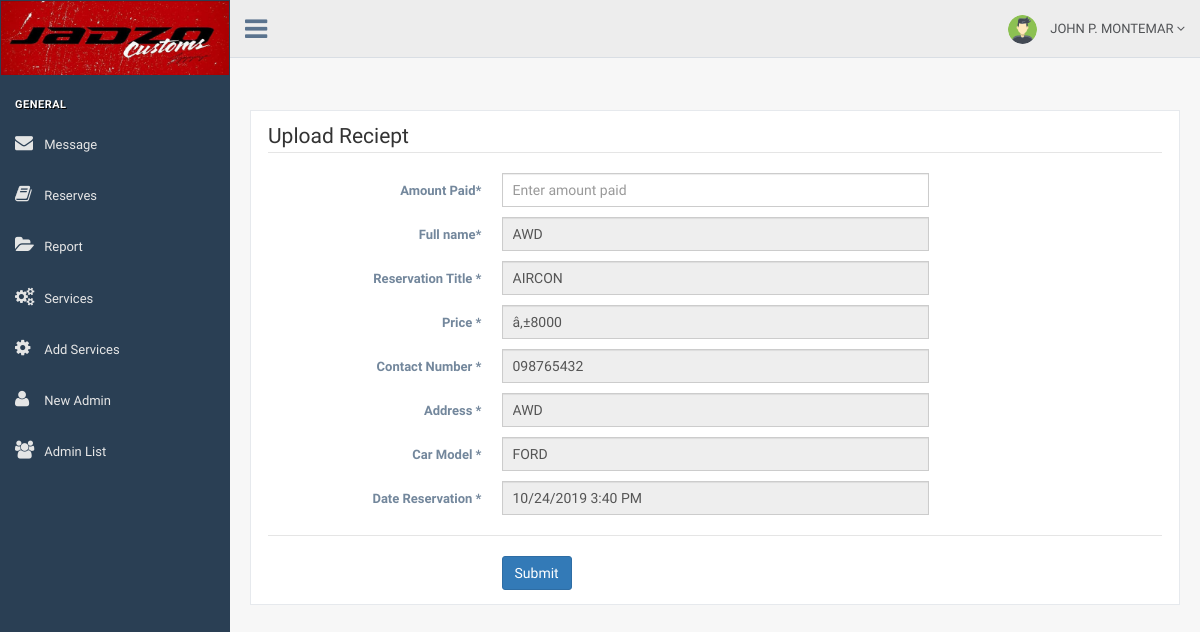
The app's page /pages/upload_reciept.php?id=22 (signed in), older data.
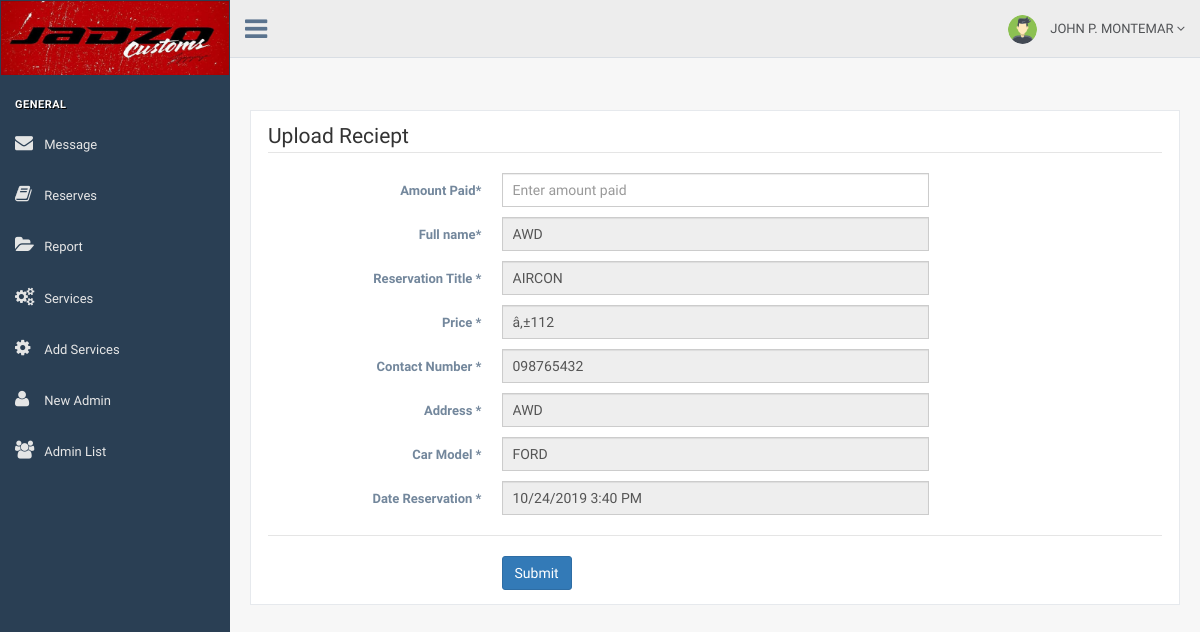
The same page, newer data.
### tables this page shows
CREATE TABLE IF NOT EXISTS `reserve` (
  `id` int(11) NOT NULL AUTO_INCREMENT,
  `full_name` varchar(32) NOT NULL,
  `contact_number` varchar(32) NOT NULL,
  `address` varchar(100) NOT NULL,
  `car_model` varchar(32) NOT NULL,
  `reservation_title` varchar(32) NOT NULL,
  `price` varchar(32) NOT NULL,
  `date_of_reservation` varchar(32) NOT NULL,
  `ref_num` varchar(32) NOT NULL,
  `checking` varchar(32) NOT NULL,
  PRIMARY KEY (`id`)
);

### pages/upload_reciept.php (the view, shortened to what the changed rows need)
<?php
include '../php/server.php';
?>
<!DOCTYPE html>
<html lang="en">
<head>
    <link href="../dep/vendors/bootstrap/dist/css/bootstrap.min.css" rel="stylesheet">
    <link href="../dep/vendors/font-awesome/css/font-awesome.min.css" rel="stylesheet">
    <link href="../dep/vendors/nprogress/nprogress.css" rel="stylesheet">
    <link href="../dep/vendors/malihu-custom-scrollbar-plugin/jquery.mCustomScrollbar.min.css" rel="stylesheet" />
    <link href="../dep//build/css/custom.min.css" rel="stylesheet">
<body class="nav-md" style="background:none;">
    <div class="container body">
        <div class="main_container">
            <div class="right_col" role="main" style="transition:.5s;">
                <div class="x_panel" style="display:block;margin:auto;margin-top:100px;margin-bottom:100px;">
                    <div class="row">
                        <div class="col-md-12 col-sm-12 col-xs-12">
                            <?php
                            $reserve_data = mysqli_fetch_object(mysqli_query($conn, "SELECT * FROM reserve WHERE id = '$_GET[id]'"));
                            ?>
                            <form action="../php/upload_reciept_process.php?id=<?php echo $reserve_data->id ?>" method="POST" class="form-horizontal form-label-left" novalidate enctype="multipart/form-data">
                                <div class="item form-group">
                                    <div class="col-md-6 col-sm-6 col-xs-12">
                                        <input class="form-control col-md-7 col-xs-12" data-validate-length-range="3" name="full_name" readonly value="<?php echo $reserve_data->full_name ?>" required="required" type="text">
                                    </div>
                                </div>
                                <div class="item form-group">
                                    <div class="col-md-6 col-sm-6 col-xs-12">
                                        <input class="form-control col-md-7 col-xs-12" data-validate-length-range="3" name="reserve_title" value="<?php echo $reserve_data->reservation_title ?>" required="required" readonly type="text">
                                    </div>
                                </div>
                                <div class="item form-group">
                                    <div class="col-md-6 col-sm-6 col-xs-12">
                                        <input class="form-control col-md-7 col-xs-12" data-validate-length-range="3" name="price" readonly value="<?php echo $reserve_data->price ?>" required="required" type="text">
                                    </div>
                                </div>
                                <div class="item form-group">
                                    <div class="col-md-6 col-sm-6 col-xs-12">
                                        <input class="form-control col-md-7 col-xs-12" data-validate-length-range="3" name="contact_number" readonly value="<?php echo $reserve_data->contact_number ?>" required="required" type="tel">
                                    </div>
                                </div>
                                <div class="item form-group">
                                    <div class="col-md-6 col-sm-6 col-xs-12">
                                        <input class="form-control col-md-7 col-xs-12" data-validate-length-range="11" name="address" readonly value="<?php echo $reserve_data->address ?>" required="required" type="text">
                                    </div>
                                </div>
                                <div class="item form-group">
                                    <div class="col-md-6 col-sm-6 col-xs-12">
                                        <input class="form-control col-md-7 col-xs-12" data-validate-length-range="11" name="car_model" readonly value="<?php echo $reserve_data->car_model ?>" required="required" type="text">
                                    </div>
                                </div>
                                <div class="item form-group">
                                    <div class="col-md-6 col-sm-6 col-xs-12">
                                        <input class="form-control col-md-7 col-xs-12" data-validate-length-range="11" name="date_reserve" value="<?php echo $reserve_data->date_of_reservation ?>" required="required" readonly type="text">
                                    </div>
                                </div>
                            </form>
                        </div>
                    </div>
                </div>
            </div>
        </div>
    </div>
</body>
</html>

Row changes from the older to the newer data that the page shows:
changed reserve "AWD": price "â‚±8000" → "â‚±112"
